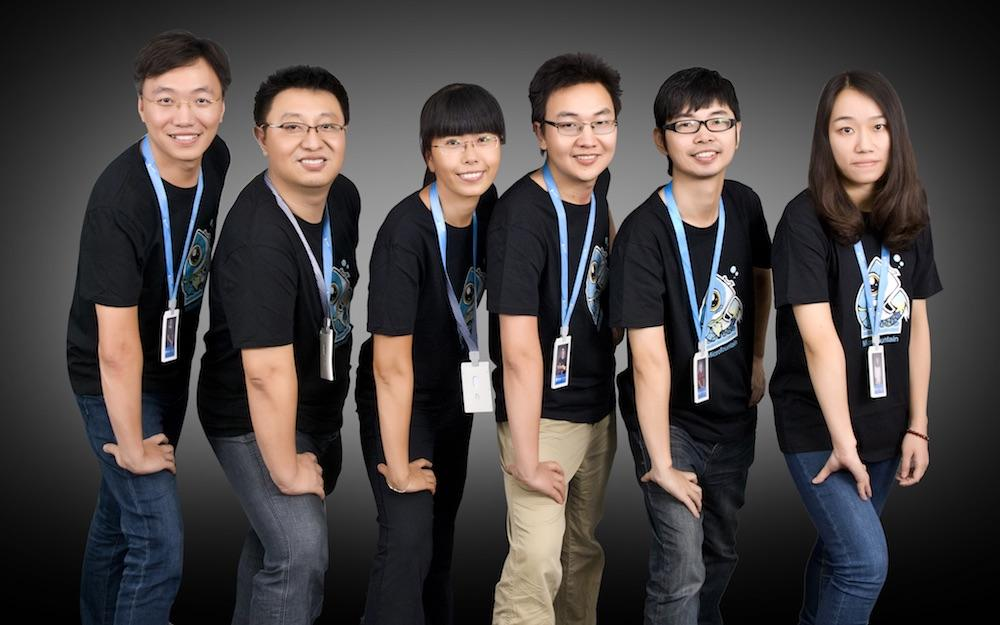
#> input picture python3.5_opencv3/generate_image/faces.jpg, 1000 x 625 px
$ python opencv3_python3_2d.py
#> lines starting #> are read from the running program, lines starting #| are printed output that depends on the picture
# coding: utf-8
import numpy as np
import cv2

img = cv2.imread('faces.jpg', 0)
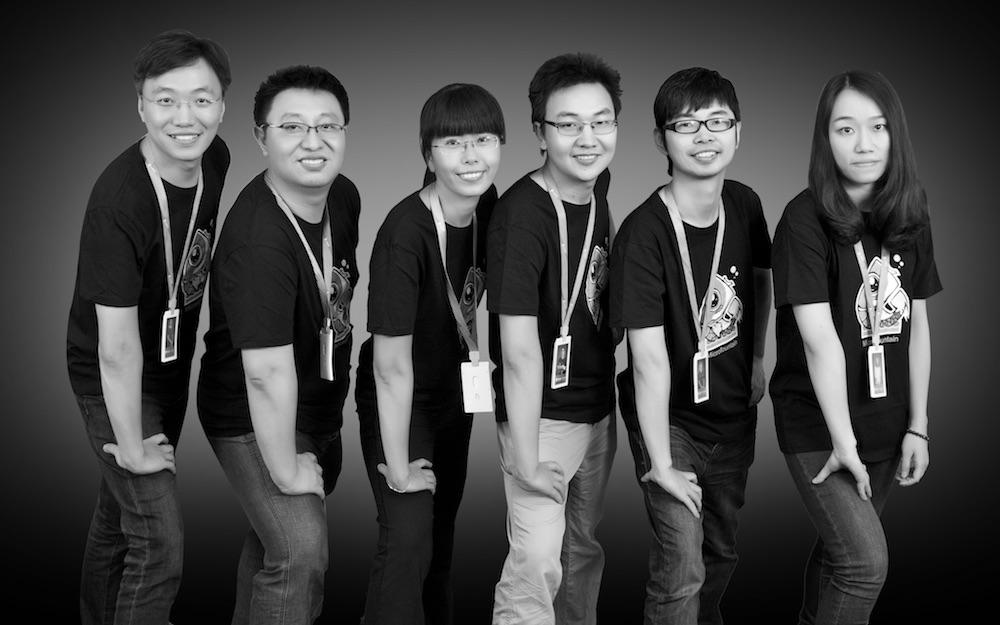
#> img: shape (625, 1000); min 0, max 255, mean 66.9
cv2.imshow('image', img)
k = cv2.waitKey(0)  # 鼠标停留在图片的任意位置，按任意键退出
#> (key Esc is pressed here)

if k == 27:  # wait for ESC key to exit
    cv2.destroyAllWindows()
elif k == ord('s'): # wait for 's' key to save and exit
    cv2.imwrite('save.jpg', img)
    cv2.destroyAllWindows()

$ run again, with python3.5_opencv3/generate_image/face.jpg copied over python3.5_opencv3/generate_image/faces.jpg
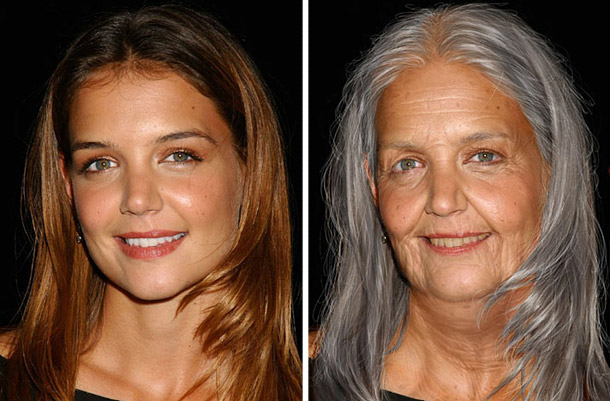
#> input picture python3.5_opencv3/generate_image/face.jpg, 610 x 401 px
#> `img = cv2.imread('faces.jpg', 0)`:
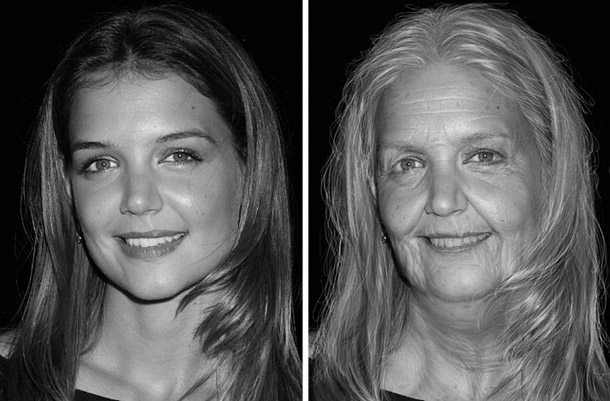
#> img: shape (401, 610); min 0, max 255, mean 85.9
